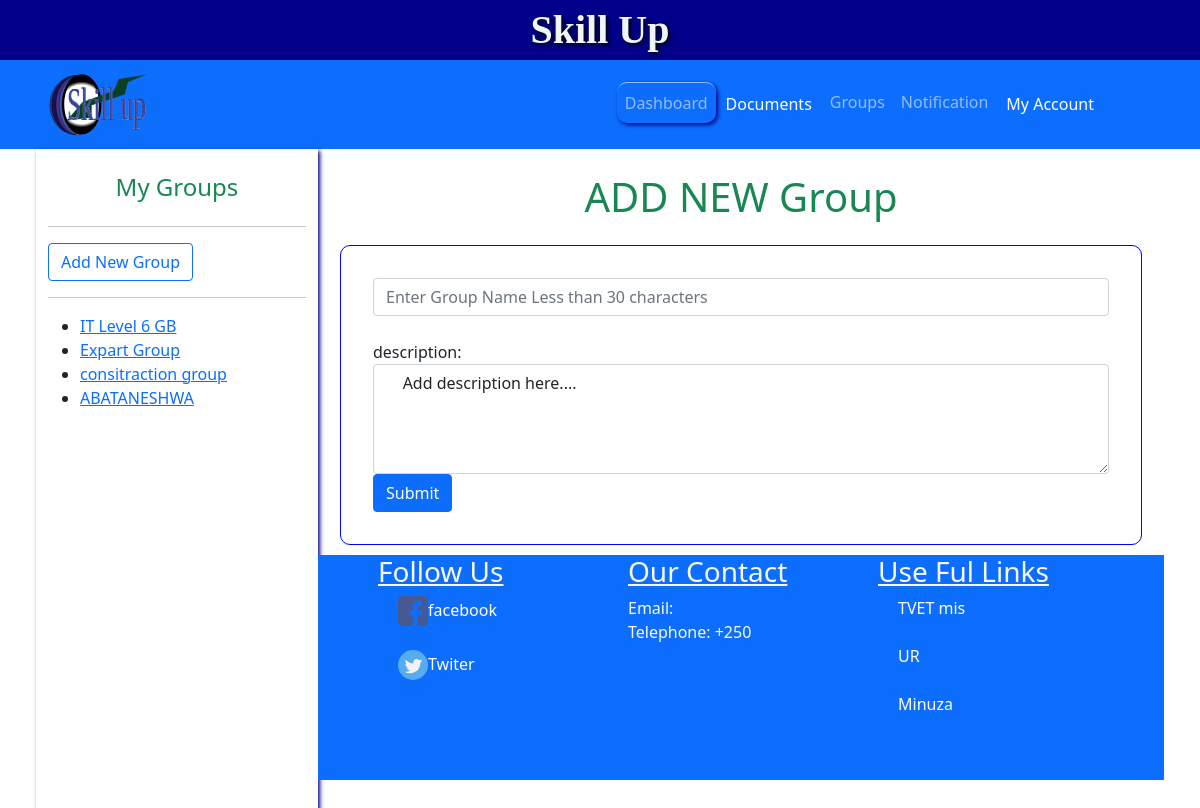
Page /creategroup.php (signed in) on the committed database.
### tables this page shows
CREATE TABLE IF NOT EXISTS `groups` (
  `GroupId` int(50) NOT NULL,
  `GroupName` varchar(30) NOT NULL,
  `Description` varchar(300) NOT NULL,
  `ownerId` int(50) NOT NULL
);

### creategroup.php (the view, shortened to what this page needs)
<!DOCTYPE html>
<html lang="en">
  <head>
    <link rel="stylesheet" href="css/style.css" />
    <link rel="stylesheet" href="css/bootstrap.min.css" />
    <link rel="stylesheet" href="css/bootstrap-icon.css" />
  </head>
  <body>
    <section class="first-section">
      <header class="text-center">Skill Up</header>
      <div class="header-section px-5 bg-primary">
        <nav class="navbar navbar-expand-md navbar-dark">
          <div class="navbar-brand">
            <img src="image/logo-1.svg" alt="Skill Up" width="100px" />
          </div>
          <div class="collapse navbar-collapse" id="navigation">
            <ul class="navbar-nav ms-auto">
              <li class="nav-item">
                <a href="dashboard.php" class="nav-link link-active">Dashboard</a>
              </li>
              <li class="nav-item"><div class="dropdown">
                <button class="dropbtn navbar-item">Documents</button>
              </div>
              </li>
              <li class="nav-item">
                <a href="Groups.php" class="nav-link">Groups</a>
              </li>
              <li class="nav-item">
                <a href="notification.php" class="nav-link">Notification</a>
              </li>
              <li class="nav-item"><div class="dropdown">
                <button class="dropbtn navbar-item">My Account</button>
              </div>
              </li>
            </ul>
          </div>
        </nav>
      </div>
    </section>
    <div class="px-5 row">
      <div class="side-bar col-sm-12 col-md-3 col-lg-3" style="min-height: 700px;">
              <h4 class="text-center text-success my-4">
        My Groups
      </h4>
        <hr />
        <a href="creategroup.php" class="btn btn-outline-primary"> Add New Group</a>
        <hr>
      <?php
require_once("connection.php");
$sql = mysqli_query($con,"SELECT * FROM groups where GroupId IN (SELECT GroupId FROM groupmembers Where memberId='$_SESSION[UssId]')") or die("erro");
if (mysqli_num_rows($sql)==0) {
	echo "You have not Joined any group";
}
else
{
	echo "<ul>";
	while ($row=mysqli_fetch_array($sql)) {
		echo "<li><a href='code.php?docid=".$row['GroupId']."'>".$row['GroupName']."</a></li>";
	}
	echo"</ul>";
}
?>
      </div>
      <div class="main-section col-sm-12 col-lg-9 col-md-7">
      <div>
      <h1 class="text-center text-success my-4">
       ADD NEW Group
      </h1>
      <form action="app.php" method="post" enctype="multipart/form-data" class='form-signup'>
      <input type="text"
       name="groupName"
        placeholder="Enter Group Name Less than 30 characters"
        class="form-control"
        min='5'
        max = '30'
         required><br>
  <label for="description" class='label-check'>description:</label>
  <textarea name="discription" id="description" cols="30" rows="4" class='form-control' max='290' required>
    Add description here....
  </textarea>
<button class='btn btn-primary' name='addgroupBtn'>Submit</button>
</form>
    </div>
    <div class="footer row bg-primary px-5 text-light">
      <div class="col-lg-4 col-md-4 col-sm-12">
        <h3><u>Follow Us</u></h3>
        <a href="#"
          ><img
            src="image/facebook-svgrepo-com.svg"
            alt=""
            width="30px"
            height="30px"
          />facebook</a
        >
        <br /><br />
        <a href="#"
          ><img
            src="image/twitter-svgrepo-com.svg"
            alt=""
            width="30px"
            height="30px"
          />Twiter</a
        ><a href="#"></a><a href="#"></a>
      </div>
      <div class="col-md-4 col-lg-4 col-sm-12">
        <h3><u>Our Contact</u></h3>
        Email:
        <br />
        Telephone: +250
      </div>
      <div class="col-md-4 col-sm-12 col-lg-4">
        <h3><u>Use Ful Links</u></h3>
        <a href="https://www.mis.rp.ac.rw" target="_blank">TVET mis</a
        ><br /><br />
        <a href="https://ur.ac.rw"target="_blank">UR</a><br /><br /><a
          href="https://minuza.brd.rw"
          target="_blank"
          >Minuza</a
        >
      </div>
    </div>
  </body>
</html>

### css/style.css (style rules this page uses)
header { font-family: "Times New Roman", Times, serif; font-weight: bold; color: rgb(242, 245, 246); border: white; font-size: 40px; text-shadow: 2px 2px 5px black; }
.collapse { font-size: 20px; padding-right: 3rem; color: white; }
.first-section { background-color: darkblue; font-weight: 200; }
.footer a { color: white; text-decoration: none; padding: 20px; }
.footer div { margin-bottom: 4rem; }
.navbar-nav { display: flex; justify-content: space-between; }
.nav-link { color: white; font-weight: bolder; font-size: 16px; }
.link-active { border-top: solid 0.5px; border-radius: 10px; box-shadow: 2px 2px 4px darkblue; }
.side-bar { box-shadow: 2px 2px 4px darkblue; }
.main-section { min-height: 500px; }
.form-signup { padding: 2rem; gap: 0.7rem; border: blue 0.5px solid; margin: 10px; justify-content: center; border-radius: 10px; }
.dropbtn { background-color: inherit; color: white; padding: 10px; font-size: 16px; border: none; cursor: pointer; }
.dropdown { position: relative; display: inline-block; }
.footer { position: relative; }

### rows in the picture
groups: GroupName "IT Level 6 GB"
groups: GroupName "Expart Group"
groups: GroupName "consitraction group"
groups: GroupName "ABATANESHWA"
